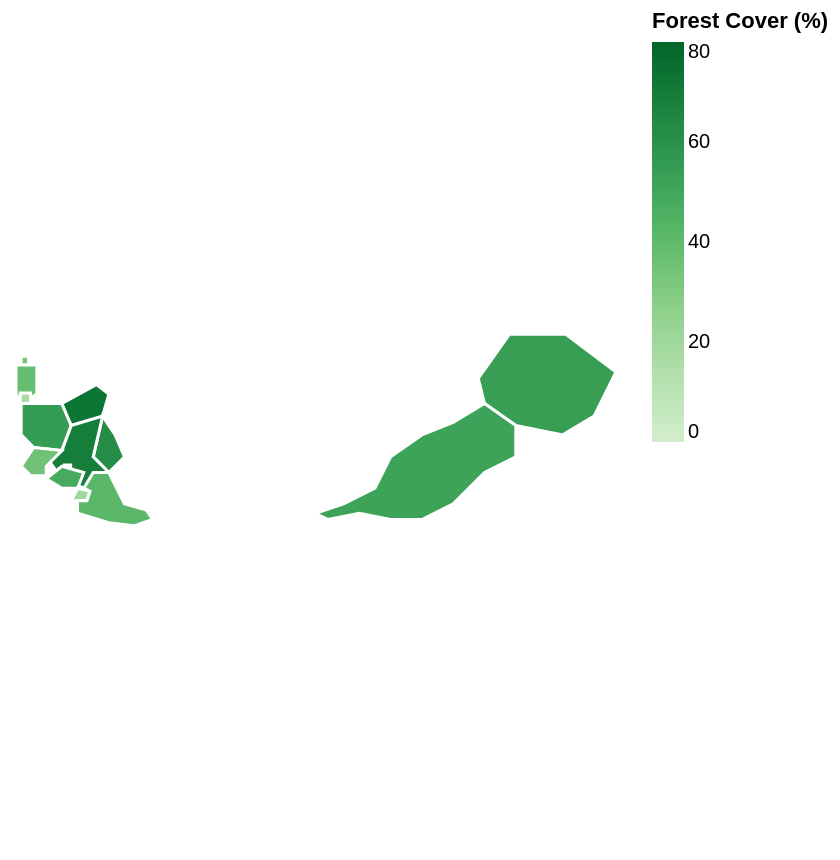

This figure's Vega-Lite source:
### Vega-Lite specification from a JSON file in a GitHub repository (floating-point values rounded to 4 significant figures)
{"$schema": "https://vega.github.io/schema/vega-lite/v5.json", "width": "container", "height": 420, "projection": {"type": "mercator"}, "data": {"values": [{"type": "Feature", "properties": {"name": "Perlis", "forest_pct": 34}, "geometry": {"type": "Polygon", "coordinates": [[[100.2, 6.7], [100.4, 6.7], [100.4, 6.422], [100.2, 6.422], [100.2, 6.7]]]}}, {"type": "Feature", "properties": {"name": "Kedah", "forest_pct": 38}, "geometry": {"type": "Polygon", "coordinates": [[[100.0, 6.422], [100.7, 6.422], [100.7, 5.5], [100.2, 5.2], [100.0, 5.5], [100.0, 6.422]]]}}, {"type": "Feature", "properties": {"name": "Pulau Pinang", "forest_pct": 16}, "geometry": {"type": "Polygon", "coordinates": [[[100.2, 5.53], [100.5, 5.53], [100.5, 5.2], [100.2, 5.2], [100.2, 5.53]]]}}, {"type": "Feature", "properties": {"name": "Perak", "forest_pct": 55}, "geometry": {"type": "Polygon", "coordinates": [[[100.2, 5.2], [101.5, 5.2], [101.8, 4.5], [101.5, 3.7], [100.6, 3.8], [100.2, 4.2], [100.2, 5.2]]]}}, {"type": "Feature", "properties": {"name": "Kelantan", "forest_pct": 73}, "geometry": {"type": "Polygon", "coordinates": [[[101.5, 5.2], [102.6, 5.8], [103.0, 5.5], [102.8, 4.8], [101.8, 4.5], [101.5, 5.2]]]}}, {"type": "Feature", "properties": {"name": "Terengganu", "forest_pct": 62}, "geometry": {"type": "Polygon", "coordinates": [[[102.8, 4.8], [103.2, 4.2], [103.5, 3.5], [103.0, 3.0], [102.5, 3.5], [102.8, 4.8]]]}}, {"type": "Feature", "properties": {"name": "Pahang", "forest_pct": 69}, "geometry": {"type": "Polygon", "coordinates": [[[101.8, 4.5], [102.8, 4.8], [102.5, 3.5], [103.0, 3.0], [102.2, 2.5], [101.5, 2.8], [101.0, 3.5], [101.5, 3.7], [101.8, 4.5]]]}}, {"type": "Feature", "properties": {"name": "Selangor", "forest_pct": 35}, "geometry": {"type": "Polygon", "coordinates": [[[100.6, 3.8], [101.5, 3.7], [101.0, 3.2], [101.0, 2.9], [100.5, 2.9], [100.2, 3.2], [100.6, 3.8]]]}}, {"type": "Feature", "properties": {"name": "WP Kuala Lumpur", "forest_pct": 5}, "geometry": {"type": "Polygon", "coordinates": [[[101.6, 3.24], [101.8, 3.24], [101.8, 3.05], [101.6, 3.05], [101.6, 3.24]]]}}, {"type": "Feature", "properties": {"name": "Negeri Sembilan", "forest_pct": 48}, "geometry": {"type": "Polygon", "coordinates": [[[101.5, 3.2], [102.2, 3.0], [102.0, 2.5], [101.5, 2.5], [101.0, 2.8], [101.5, 3.2]]]}}, {"type": "Feature", "properties": {"name": "Melaka", "forest_pct": 20}, "geometry": {"type": "Polygon", "coordinates": [[[102.0, 2.5], [102.4, 2.4], [102.3, 2.1], [101.8, 2.1], [102.0, 2.5]]]}}, {"type": "Feature", "properties": {"name": "Johor", "forest_pct": 42}, "geometry": {"type": "Polygon", "coordinates": [[[103.5, 2.0], [104.2, 1.8], [104.4, 1.5], [103.8, 1.3], [103.0, 1.4], [102.0, 1.7], [102.0, 2.1], [102.3, 2.1], [102.4, 2.4], [102.2, 2.5], [102.5, 3.0], [103.0, 3.0], [103.5, 2.0]]]}}, {"type": "Feature", "properties": {"name": "Sabah", "forest_pct": 54}, "geometry": {"type": "Polygon", "coordinates": [[[115.8, 7.4], [117.6, 7.4], [119.2, 6.2], [118.5, 4.8], [117.5, 4.2], [116.0, 4.5], [115.0, 5.2], [114.8, 6.0], [115.8, 7.4]]]}}, {"type": "Feature", "properties": {"name": "Sarawak", "forest_pct": 52}, "geometry": {"type": "Polygon", "coordinates": [[[109.6, 1.7], [110.5, 2.0], [111.5, 2.5], [112.0, 3.5], [113.0, 4.2], [114.0, 4.6], [115.0, 5.2], [116.0, 4.5], [116.0, 3.5], [115.0, 3.0], [114.0, 2.0], [113.0, 1.5], [112.0, 1.5], [111.0, 1.7], [110.0, 1.5], [109.6, 1.7]]]}}]}, "mark": {"type": "geoshape", "stroke": "white", "strokeWidth": 1.5}, "encoding": {"color": {"field": "properties.forest_pct", "type": "quantitative", "scale": {"domain": [0, 80], "scheme": "greens"}, "legend": {"title": "Forest Cover (%)"}}, "tooltip": [{"field": "properties.name", "title": "State"}, {"field": "properties.forest_pct", "title": "Forest Cover (%)"}]}}
